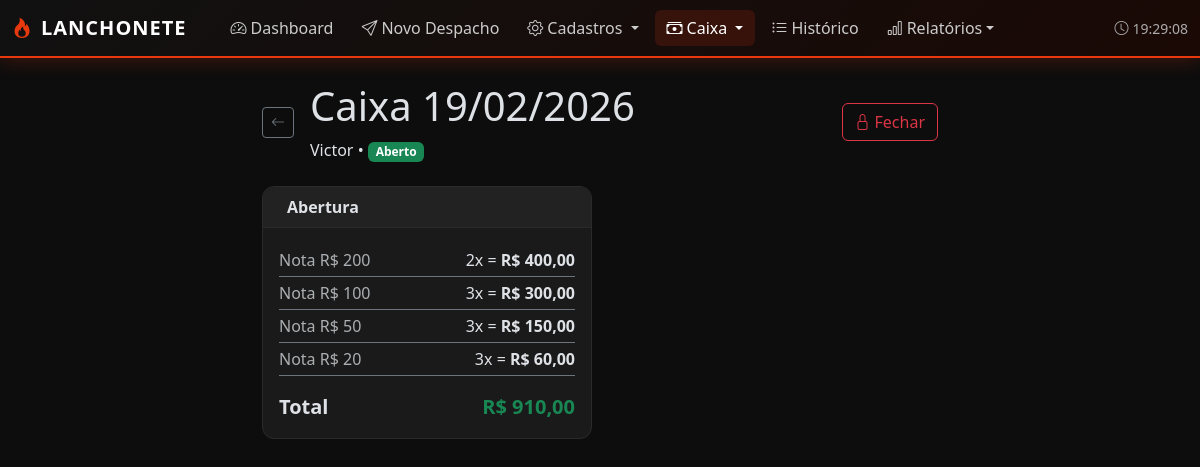
Screenshot of /caixa/1/ with the database file from the repository.
### caixa/models.py (models this page shows, shortened)
class Caixa(models.Model):
    STATUS_CHOICES = [
        ('aberto', 'Aberto'),
        ('fechado', 'Fechado'),
    ]
    data_abertura = models.DateTimeField(default=timezone.now)
    data_fechamento = models.DateTimeField(null=True, blank=True)
    responsavel = models.CharField(max_length=100, default='Operador')
    status = models.CharField(max_length=10, choices=STATUS_CHOICES, default='aberto')
    observacoes = models.TextField(blank=True)
    total_abertura = models.DecimalField(max_digits=12, decimal_places=2, default=0)
    total_fechamento = models.DecimalField(max_digits=12, decimal_places=2, null=True, blank=True)
    class Meta:
        verbose_name = 'Caixa'
        verbose_name_plural = 'Caixas'
        ordering = ['-data_abertura']

class ContaCaixa(models.Model):
    TIPO_CHOICES = [
        ('abertura', 'Abertura'),
        ('fechamento', 'Fechamento'),
    ]
    caixa = models.ForeignKey(Caixa, on_delete=models.CASCADE, related_name='contas')
    tipo = models.CharField(max_length=15, choices=TIPO_CHOICES)
    denominacao = models.CharField(max_length=20, choices=DENOMINACAO_CHOICES)
    quantidade = models.PositiveIntegerField(default=0)
    @property
    def valor_unitario(self):
        return DENOMINACAO_VALORES.get(self.denominacao, 0)
    @property
    def subtotal(self):
        return self.quantidade * self.valor_unitario
    class Meta:
        pass  # ordenação feita via DENOMINACOES no template

### caixa/views.py (the view)
# urls.py: path('<int:pk>/', views.caixa_detalhe, name='detalhe'),
def caixa_detalhe(request, pk):
    caixa = get_object_or_404(Caixa, pk=pk)
    contas_abertura = caixa.contas.filter(tipo='abertura')
    contas_fechamento = caixa.contas.filter(tipo='fechamento')
    context = {
        'caixa': caixa,
        'contas_abertura': contas_abertura,
        'contas_fechamento': contas_fechamento,
        'diferenca': (caixa.total_fechamento or 0) - caixa.total_abertura if caixa.total_fechamento else None,
    }
    return render(request, 'caixa/detalhe.html', context)

### templates/caixa/detalhe.html (shortened to what this page needs)
{% extends 'base.html' %}
{% block nav_caixa %}active{% endblock %}
{% block content %}
<div class="container py-4" style="max-width:700px">
    <div class="d-flex align-items-center gap-3 mb-4">
        <a href="{% url 'caixa:lista' %}" class="btn btn-sm btn-outline-secondary"><i class="bi bi-arrow-left"></i></a>
        <div class="flex-grow-1">
            <h1 class="page-title">Caixa {{ caixa.data_abertura|date:"d/m/Y" }}</h1>
            <p class="page-subtitle mb-0">{{ caixa.responsavel }} &bull; <span class="badge {% if caixa.status == 'aberto' %}bg-success{% else %}bg-secondary{% endif %}">{{ caixa.get_status_display }}</span></p>
        </div>
        {% if caixa.status == 'aberto' %}
        <a href="{% url 'caixa:fechar' caixa.pk %}" class="btn btn-outline-danger"><i class="bi bi-lock me-1"></i>Fechar</a>
        {% else %}
        <a href="{% url 'caixa:relatorio' caixa.pk %}" class="btn btn-outline-info"><i class="bi bi-file-text me-1"></i>Relatório</a>
        {% endif %}
    </div>
    <div class="row g-3">
        <div class="col-md-6">
            <div class="card">
                <div class="card-header">Abertura</div>
                <div class="card-body">
                    {% for c in contas_abertura %}
                    <div class="d-flex justify-content-between py-1 border-bottom border-secondary">
                        <span class="text-muted">{{ c.get_denominacao_display }}</span>
                        <span>{{ c.quantidade }}x = <strong>R$ {{ c.subtotal|floatformat:2 }}</strong></span>
                    </div>
                    {% empty %}<p class="text-muted">Sem registro</p>{% endfor %}
                    <div class="d-flex justify-content-between mt-3 fw-bold fs-5">
                        <span>Total</span>
                        <span class="text-success">R$ {{ caixa.total_abertura|floatformat:2 }}</span>
                    </div>
                </div>
            </div>
        </div>
    </div>
</div>
{% endblock %}

### templates/base.html (shortened to what this page needs)
<!DOCTYPE html>
<html lang="pt-br" data-bs-theme="dark">
  <head>
    <link href="https://cdn.jsdelivr.net/npm/bootstrap@5.3.3/dist/css/bootstrap.min.css" rel="stylesheet" />
    <link href="https://cdn.jsdelivr.net/npm/bootstrap-icons@1.11.3/font/bootstrap-icons.min.css" rel="stylesheet" />
  </head>
  <body>
    <nav class="navbar navbar-expand-lg navbar-custom sticky-top">
      <div class="container-fluid">
        <a class="navbar-brand text-white d-flex align-items-center gap-2" href="{% url 'entregas:dashboard' %}"><span style="color:var(--verm)"><i class="bi bi-fire"></i></span> LANCHONETE</a>
        <div class="collapse navbar-collapse" id="nv">
          <ul class="navbar-nav me-auto gap-1 ms-3">
            <li class="nav-item">
              <a class="nav-link {% block nav_dash %}
                {% endblock %}"
                href="{% url 'entregas:dashboard' %}">
                <i class="bi bi-speedometer2 me-1"></i>Dashboard
              </a>
            </li>
            <li class="nav-item">
              <a class="nav-link {% block nav_desp %}
                {% endblock %}"
                href="{% url 'entregas:despacho_novo' %}">
                <i class="bi bi-send me-1"></i>Novo Despacho
              </a>
            </li>
            <li class="nav-item dropdown">
              <a class="nav-link dropdown-toggle {% block nav_cad %}
                {% endblock %}"
                href="#"
                data-bs-toggle="dropdown">
                <i class="bi bi-gear me-1"></i>Cadastros
              </a>
            </li>
            <li class="nav-item dropdown">
              <a class="nav-link dropdown-toggle {% block nav_caixa %}
                {% endblock %}"
                href="#"
                data-bs-toggle="dropdown">
                <i class="bi bi-cash-stack me-1"></i>Caixa
              </a>
            </li>
            <li class="nav-item">
              <a class="nav-link" href="{% url 'entregas:despacho_lista' %}"><i class="bi bi-list-ul me-1"></i>Histórico</a>
            </li>
            <li class="nav-item dropdown">
              <a class="nav-link dropdown-toggle" href="#" data-bs-toggle="dropdown"><i class="bi bi-bar-chart me-1"></i>Relatórios</a>
            </li>
          </ul>
          <span class="text-muted small"><i class="bi bi-clock me-1"></i><span id="clk"></span></span>
        </div>
      </div>
    </nav>
    <main>
      {% block content %}
      {% endblock %}
    </main>
  </body>
</html>

### templates/base.html (style rules this page uses)
:root { --verm: #e8390e; --verm-dk: #b82e0b; --verm-glow: rgba(232, 57, 14, 0.25); --bg: #0d0d0d; --card: #1a1a1a; --card2: #222; --border: #2a2a2a; --muted: #777; }
body { background: var(--bg); font-family: 'Segoe UI', system-ui, sans-serif; }
.navbar-custom { background: linear-gradient(135deg, #111, #1a0905); border-bottom: 2px solid var(--verm); box-shadow: 0 2px 20px var(--verm-glow); }
.navbar-brand { font-weight: 800; letter-spacing: 1px; }
.nav-link { color: #ccc !important; border-radius: 6px; padding: 6px 12px !important; transition: 0.2s; }
.nav-link:hover, .nav-link.active { color: #fff !important; background: rgba(232, 57, 14, 0.15); }
.card { background: var(--card); border: 1px solid var(--border); border-radius: 12px; }
.card-header { background: var(--card2); border-bottom: 1px solid var(--border); border-radius: 12px 12px 0 0 !important; font-weight: 600; }

### rows the page displays
Caixa: data_abertura "19/02/2026", responsavel "Victor", status "Aberto", total_abertura "910,00"
ContaCaixa: denominacao "Nota R$ 200", quantidade "2", subtotal "400,00"
ContaCaixa: denominacao "Nota R$ 100", quantidade "3", subtotal "300,00"
ContaCaixa: denominacao "Nota R$ 50", quantidade "3", subtotal "150,00"
ContaCaixa: denominacao "Nota R$ 20", quantidade "3", subtotal "60,00"
